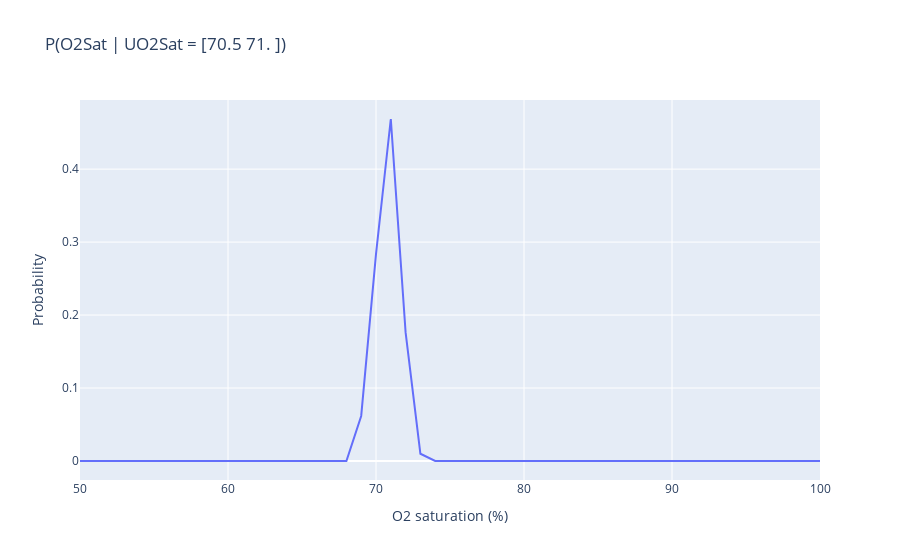

This figure's notebook cell:
### Code cell
uo2sat_bin_idx = 41
fig = go.Figure()
fig.add_trace(go.Scatter(x=O2Sat_vals, y=cpt[:, uo2sat_bin_idx]))
fig.update_layout(
    title_text=f"P(O2Sat | UO2Sat = {UO2Sat.bins_arr[uo2sat_bin_idx]})",
    xaxis_title="O2 saturation (%)",
    yaxis_title="Probability",
)
fig.show()

### Figure 1 — Plotly figure (JSON) as saved in the notebook; plotly's stock layout.template omitted (floating-point values rounded to 4 significant figures)
{"data": [{"type": "scatter", "x": [50, 51, 52, 53, 54, 55, 56, 57, 58, 59, 60, 61, 62, 63, 64, 65, 66, 67, 68, 69, 70, 71, 72, 73, 74, 75, 76, 77, 78, 79, 80, 81, 82, 83, 84, 85, 86, 87, 88, 89, 90, 91, 92, 93, 94, 95, 96, 97, 98, 99, 100], "y": [0, 0, 0, 0, 0, 0, 0, 0, 0, 0, 0, 0, 0, 0, 0, 0, 0, 0, 0, 0.06174, 0.2834, 0.4687, 0.1762, 0.009923, 0, 0, 0, 0, 0, 0, 0, 0, 0, 0, 0, 0, 0, 0, 0, 0, 0, 0, 0, 0, 0, 0, 0, 0, 0, 0, 0]}], "layout": {"title": {"text": "P(O2Sat | UO2Sat = [70.5 71. ])"}, "xaxis": {"title": {"text": "O2 saturation (%)"}}, "yaxis": {"title": {"text": "Probability"}}}}
